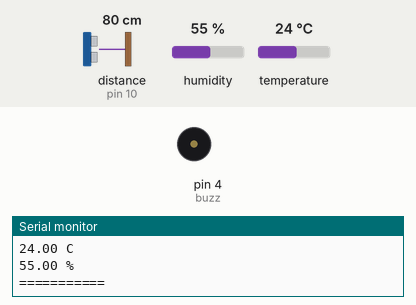
This sketch was run on a simulated Arduino Uno, built with avr-gcc and run on an emulated ATmega328P. On the bench: buzzer (waves = sounding), the last lines printed to the serial monitor. Wiring (inferred from the names in the program): ultrasonic range finder: trigger pin 9; echo pin 10. Inputs (shaded band) come from the test bench; at power-on: distance to the obstacle (sensor on pin 10) 80 cm, humidity 55 %, temperature 24 °C. The echo pulse lasts 58.3 µs per cm.

Above: at 4.8 s.
4.9 s: distance to the obstacle (sensor on pin 10) set to 23 cm
9.9 s: distance to the obstacle (sensor on pin 10) set to 18 cm
At 10.53 s:
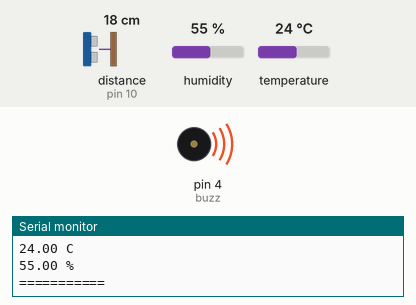
14.9 s: humidity set to 22 %
19.9 s: temperature set to 12 °C
24.9 s: temperature set to 21 °C
34.3 s: distance to the obstacle (sensor on pin 10) set to 2 cm
At 34.46 s:
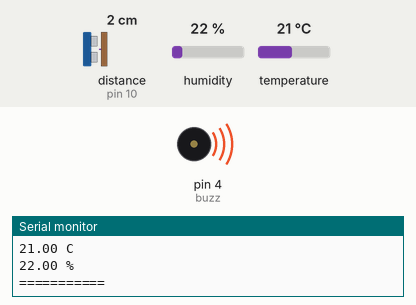
Timing chart, 0 to 40.3 s (numbered marks = the images above; inputs shaded):
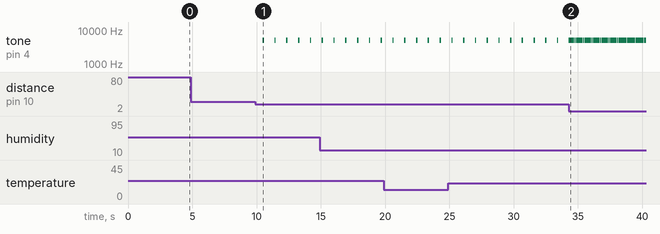

The sketch:

distance_sensor.ino
```cpp
#include <dht.h>

#define buzz 4
#define trigPin 9
#define echoPin 10
#define DHT11_PIN 2

float duration, distance;
float sound_speed;
float temp, hmdt;

dht DHT;

void setup() {
  pinMode(trigPin, OUTPUT);
  pinMode(echoPin, INPUT);
  pinMode(DHT11_PIN, INPUT);
  Serial.begin(9600);
}

void loop() {
  int chk = DHT.read11(DHT11_PIN);
  temp = DHT.temperature;
  hmdt = DHT.humidity;

  digitalWrite(trigPin, LOW);
  delayMicroseconds(2);
  digitalWrite(trigPin, HIGH);
  delayMicroseconds(10);
  digitalWrite(trigPin, LOW);

  duration = pulseIn(echoPin, HIGH);
  sound_speed = 331.4 + (0.606 * temp) + (0.0124 +0.000058* hmdt)*temp;
  // sound_speed = 340.0;
  distance = (duration / 2) * (sound_speed / 10000);

  if(distance < 20){
    tone(buzz,5000,100);
  }

  if (distance < 400 || distance > 2) {
    Serial.print(distance);
    Serial.println(" cm");
  }
  else {
    Serial.println("Out of range");
  }
  Serial.print(temp);
  Serial.println(" C");
  Serial.print(hmdt);
  Serial.println(" %");
  Serial.println("===========");

  delay(50*distance);
}
```

Measured:
- the behaviour switches between 21 and 20 cm on distance to the obstacle (sensor on pin 10) (found by bisection; images 0 and 1)
- after the input at 9.9 s, tone on pin 4 (buzz): alternates 5000 Hz for 0.10 s and silent for 0.82 s, starting after 0.59 s
- after the input at 34.3 s, tone on pin 4 (buzz): alternates 5000 Hz for 0.10 s and silent for 0.01 s, starting after 0.11 s
